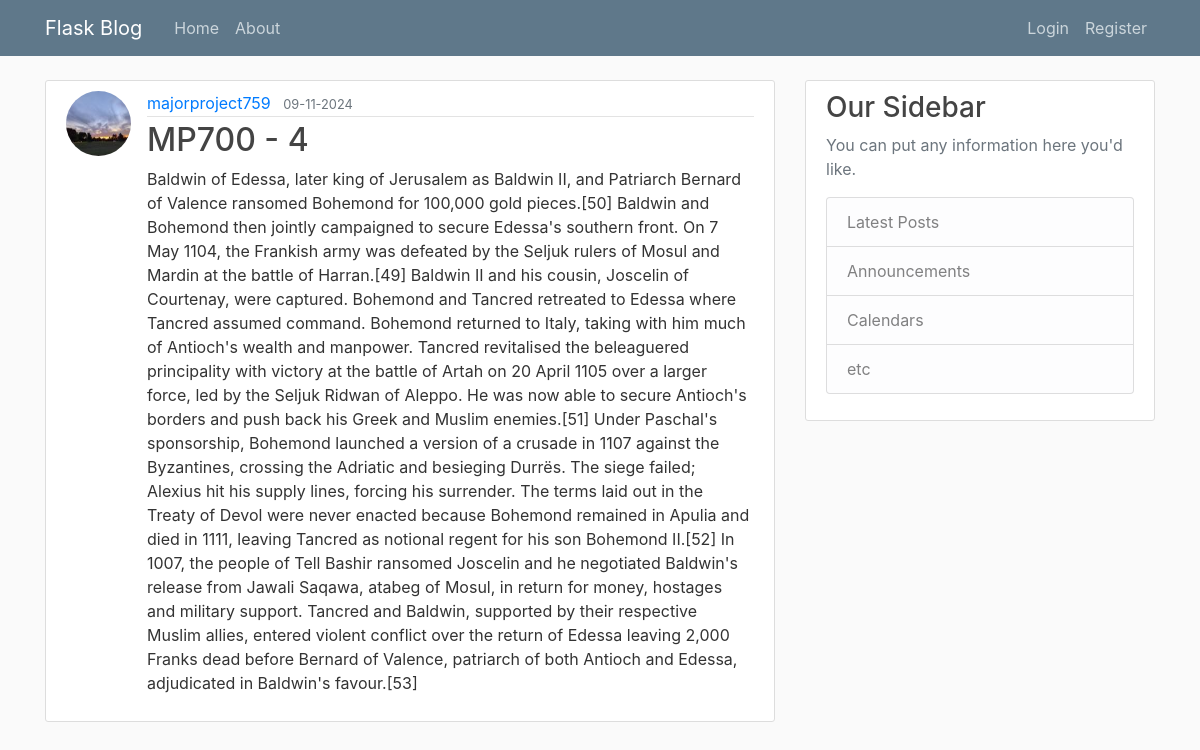
The page /post/12 on the database its author committed.
### flask_corey/models.py (models this page shows, shortened)
class User(db.Model, UserMixin):
    id = db.Column(db.Integer, primary_key=True)
    username = db.Column(db.String(20), unique=True, nullable=False)
    email = db.Column(db.String(120), unique=True, nullable=False)
    image_file = db.Column(db.String(20), nullable=False, default='default.jpg')
    password = db.Column(db.String(60), nullable=False)
    posts = db.relationship('Post', backref='author', lazy=True)

class Post(db.Model):
    id = db.Column(db.Integer, primary_key=True)
    title = db.Column(db.String(100), nullable=False)
    date_posted = db.Column(db.DateTime, nullable=False, default=datetime.utcnow)
    content = db.Column(db.Text, nullable=False)
    user_id = db.Column(db.Integer, db.ForeignKey('user.id'), nullable=False)

### flask_corey/posts/routes.py (the view)
@posts.route("/post/<int:post_id>")
def post(post_id):
    post = Post.query.get_or_404(post_id)
    return render_template('post.html', title=post.title, post=post)

### flask_corey/templates/post.html (shortened to what this page needs)
{% extends "layout.html" %}
{% block content %}
    <article class="media content-section">
        <img src="{{ url_for('static', filename='profile_pics/' + post.author.image_file) }}" class="rounded-circle article-img">
        <div class="media-body">
        <div class="article-metadata">
            <a class="mr-2" href="{{ url_for('users.user_posts', username=post.author.username) }}">{{ post.author.username }}</a>
            <small class="text-muted">{{ post.date_posted.strftime('%m-%d-%Y') }}</small>
        </div>
        <h2 class="article-title">{{ post.title }}</h2>
        <p class="article-content">{{ post.content }}</p>
        </div>
    </article>
{% endblock content %}

### flask_corey/static/main.css (style rules this page uses)
body { background: #fafafa; color: #333333; margin-top: 5rem; }
h1, h2, h3, h4, h5, h6 { color: #444444; }
.content-section { background: #ffffff; padding: 10px 20px; border: 1px solid #dddddd; border-radius: 3px; margin-bottom: 20px; }
.article-title { color: #444444; }
.article-content { white-space: pre-line; }
.article-img { height: 65px; width: 65px; margin-right: 16px; }
.article-metadata { padding-bottom: 1px; margin-bottom: 4px; border-bottom: 1px solid #e3e3e3 }

### rows shown on the page
User: image_file (picture), author.username "majorproject759"
Post: date_posted "09-11-2024", title "MP700 - 4", content "Baldwin of Edessa, later king of Jerusalem as Baldwin II, and Patriarch Bernard of Valence ransomed Bohemond for 100,000 gold pieces.[50] Baldwin and Bohemond then jointly campaigned to secure Edessa's southern front. On 7 May 1104, the Frankish army was defeated by the Seljuk rulers of Mosul and Mardin at the battle of Harran.[49] Baldwin II and his cousin, Joscelin of Courtenay, were captured. Bohemond and Tancred retreated to Edessa where Tancred assumed command. Bohemond returned to Italy, taking with him much of Antioch's wealth and manpower. Tancred revitalised the beleaguered principality with victory at the battle of Artah on 20 April 1105 over a larger force, led by the Seljuk…"
